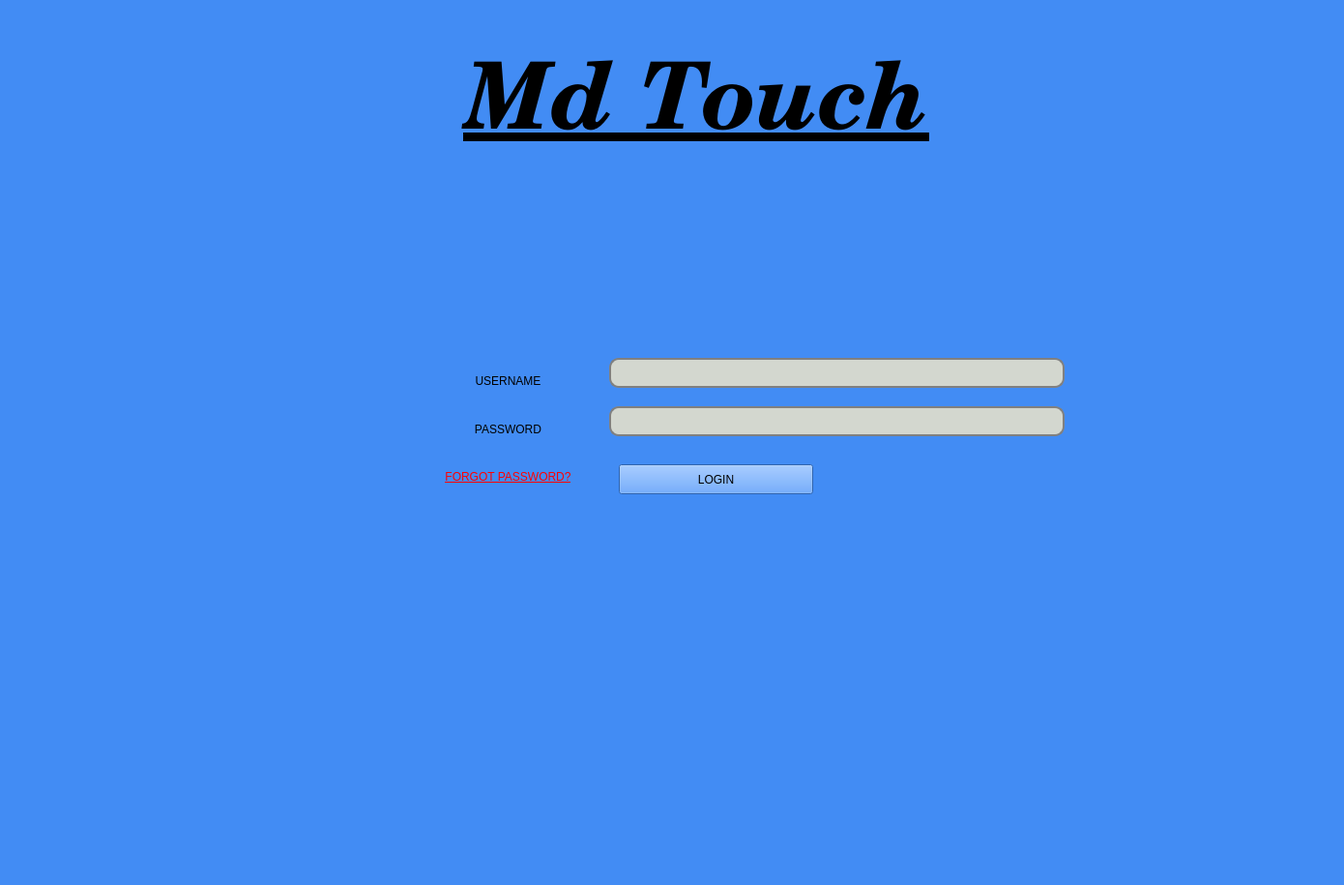
<?xml version="1.0" encoding="UTF-8"?>
<ui version="4.0">
 <class>MainLoginWindow</class>
 <widget class="QMainWindow" name="MainLoginWindow">
  <property name="geometry">
   <rect>
    <x>0</x>
    <y>0</y>
    <width>1390</width>
    <height>915</height>
   </rect>
  </property>
  <property name="windowTitle">
   <string>MainWindow</string>
  </property>
  <property name="styleSheet">
   <string notr="true">background: rgb(66, 140, 244);</string>
  </property>
  <widget class="QWidget" name="centralwidget">
   <property name="sizePolicy">
    <sizepolicy hsizetype="Fixed" vsizetype="Fixed">
     <horstretch>0</horstretch>
     <verstretch>0</verstretch>
    </sizepolicy>
   </property>
   <widget class="QLabel" name="Logo">
    <property name="geometry">
     <rect>
      <x>460</x>
      <y>50</y>
      <width>521</width>
      <height>121</height>
     </rect>
    </property>
    <property name="font">
     <font>
      <family>Century Schoolbook L</family>
      <pointsize>72</pointsize>
      <weight>75</weight>
      <italic>true</italic>
      <bold>true</bold>
      <underline>true</underline>
     </font>
    </property>
    <property name="text">
     <string>Md Touch</string>
    </property>
    <property name="alignment">
     <set>Qt::AlignCenter</set>
    </property>
   </widget>
   <widget class="QPushButton" name="loginButton">
    <property name="geometry">
     <rect>
      <x>640</x>
      <y>480</y>
      <width>201</width>
      <height>31</height>
     </rect>
    </property>
    <property name="styleSheet">
     <string notr="true">
font: 75 20pt &quot;URW Bookman L&quot;;</string>
    </property>
    <property name="text">
     <string>LOGIN</string>
    </property>
   </widget>
   <widget class="QLabel" name="usernameLabel">
    <property name="geometry">
     <rect>
      <x>440</x>
      <y>370</y>
      <width>171</width>
      <height>31</height>
     </rect>
    </property>
    <property name="styleSheet">
     <string notr="true">
font: 75 20pt &quot;URW Bookman L&quot;;</string>
    </property>
    <property name="text">
     <string>USERNAME</string>
    </property>
    <property name="alignment">
     <set>Qt::AlignBottom|Qt::AlignHCenter</set>
    </property>
   </widget>
   <widget class="QLineEdit" name="userNameInput">
    <property name="geometry">
     <rect>
      <x>630</x>
      <y>370</y>
      <width>471</width>
      <height>31</height>
     </rect>
    </property>
    <property name="styleSheet">
     <string notr="true">border: 2px solid gray;
    border-radius: 10px;
    padding: 0 8px;
    background: rgb(211, 215, 207);
    selection-background-color: darkgray;</string>
    </property>
    <property name="text">
     <string/>
    </property>
   </widget>
   <widget class="QLabel" name="passwordLabel">
    <property name="geometry">
     <rect>
      <x>440</x>
      <y>420</y>
      <width>171</width>
      <height>31</height>
     </rect>
    </property>
    <property name="styleSheet">
     <string notr="true">
font: 75 20pt &quot;URW Bookman L&quot;;</string>
    </property>
    <property name="text">
     <string>PASSWORD</string>
    </property>
    <property name="alignment">
     <set>Qt::AlignBottom|Qt::AlignHCenter</set>
    </property>
   </widget>
   <widget class="QLineEdit" name="passwordInput">
    <property name="geometry">
     <rect>
      <x>630</x>
      <y>420</y>
      <width>471</width>
      <height>31</height>
     </rect>
    </property>
    <property name="styleSheet">
     <string notr="true">border: 2px solid gray;
    border-radius: 10px;
    padding: 0 8px;
    background: rgb(211, 215, 207);
    selection-background-color: darkgray;
lineedit-password-character: 9679;</string>
    </property>
    <property name="text">
     <string/>
    </property>
   </widget>
   <widget class="QPushButton" name="forgotPasswordLink">
    <property name="geometry">
     <rect>
      <x>440</x>
      <y>480</y>
      <width>171</width>
      <height>25</height>
     </rect>
    </property>
    <property name="styleSheet">
     <string notr="true">COLOR : RED;
border-top: 3px transparent;
border-bottom: 3px transparent;
font: 57 oblique 11pt &quot;Tlwg Typo&quot;;
            border-right: 10px transparent;
            border-left: 10px transparent;
text-decoration : underline;</string>
    </property>
    <property name="text">
     <string>FORGOT PASSWORD?</string>
    </property>
   </widget>
  </widget>
 </widget>
 <resources/>
 <connections/>
</ui>
